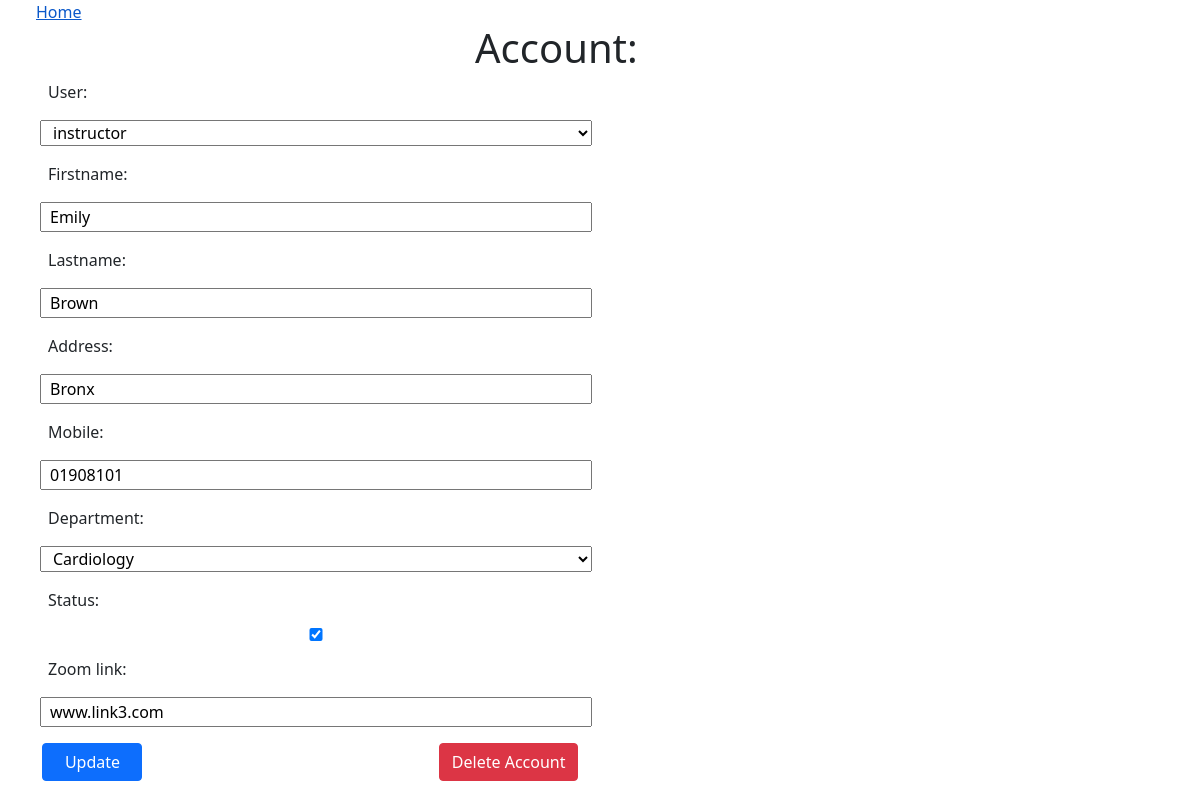
Screenshot of /account/ (signed in) with the database file from the repository.
### appointments/models.py (models this page shows)
class Doctor(models.Model):
    Departments = [
        ("Cardiology", "Cardiology"),
        ("Neurology", "Neurology"),
        ("Dermatology", "Dermatology"),
        ("Cancer", "Cancer"),
        ("Psychiatric" , "Psychiatric")
    ]
    user = models.OneToOneField(User, on_delete=models.CASCADE ,null= True)
    firstname =models.CharField(max_length=200)
    lastname = models.CharField(max_length=200)
    address = models.CharField(max_length=200, null= True)
    mobile = models.CharField(max_length=100,null=True)
    department= models.CharField(max_length=100, choices= Departments)
    status = models.BooleanField(default=True)
    zoom_link = models.CharField(max_length= 300, null= True)
    def __str__(self):
        return "{} ({})".format(self.firstname+" "+self.lastname, self.department)

### accountpage/views.py (the view)
# urls.py: path('account/', views.getUser), #isdoctor=1 =>Doctor; =0 =>Patient
def getUser(request): #Get user page with info to edit
	try: #avoid invalid id error
		if (request.session['user_type']=='1'):
			p = User.objects.get(id=request.session['id'])
			user = Doctor.objects.get(user=p)
			form = DoctorForm(instance=user)
			print("doctor: ", user)
		elif (request.session['user_type']=='0'):
			p = User.objects.get(id=request.session['id'])
			user = Patient.objects.get(user=p)
			form = PatientForm(instance=user)
		else:
			return redirect('/')
		if request.method == 'POST': #Edit User (editUser)
			if request.session['user_type']==1:
				form = DoctorForm(request.POST, instance=user)
			elif request.session['user_type']==0:
				form = PatientForm(request.POST, instance=user)
			else:
				return redirect('/')
			if form.is_valid():
				form.save()
				return render(request, 'account.html', {'form': form, 'id':request.session['id'], 'isdoctor':request.session['user_type'] } ) #NOTE: VARIABLES IN HTML CANNOT START WITH '_' SO NO "_id"
		else: # See User data. Logically renders first since first accessed thorugh GET
			return render(request, 'account.html', {'form': form, 'id':request.session['id'], 'isdoctor':request.session['user_type'] } )
	except:
		print("Exception occurring")
		return redirect('/')

### accountpage/forms.py
class DoctorForm(forms.ModelForm):
    class Meta:
        model = Doctor
        fields = '__all__'

### templates/account.html (shortened to what this page needs)
<!DOCTYPE html>
<html lang="en">
<head>
    <link href="https://cdn.jsdelivr.net/npm/bootstrap@5.0.0-beta3/dist/css/bootstrap.min.css" rel="stylesheet">
</head>
<body>
    <a href='/' style="padding: 3%;">Home</a>
<div class="mx-auto" style="width: 250px;">
    <h1>Account:</h1>
</div>
<form method="POST" class="row g-3" style="padding-left: 4%; max-width: 600px;">
    {{ form  }}
    <div style="display: flex; justify-content: space-between; margin-left: -1%;  margin-bottom: 3%;">
        <button class="btn btn-primary" style="width: 100px;" type="submit">
            Update
        </button>
        <a class="btn btn-danger" style="" href="/delete/">Delete Account</a>
    </div>
</form>
</body>
</html>

### rows the page displays
Doctor: user "instructor", firstname "Emily", lastname "Brown", address "Bronx", mobile "01908101", department "Cardiology", status "☑", zoom_link "www.link3.com"
